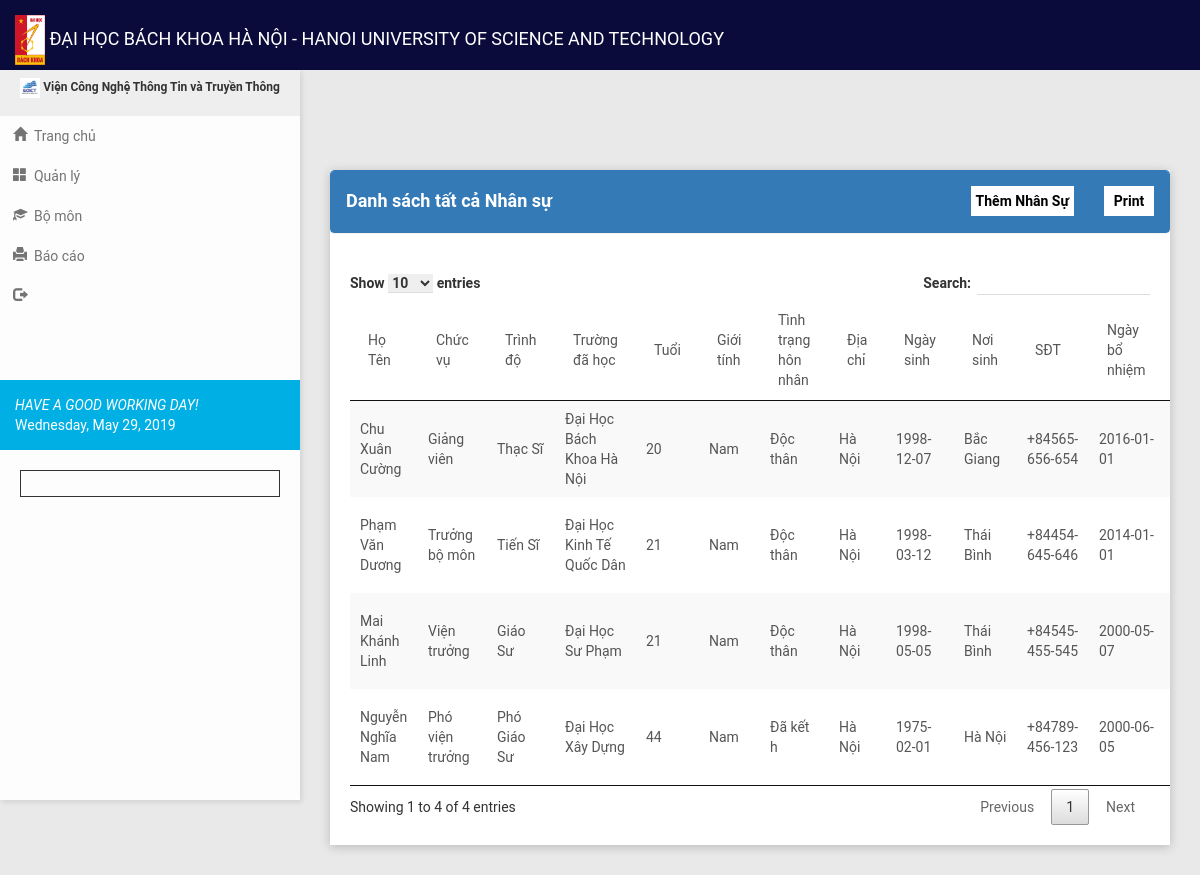
/all_personnel.php, run on the app's committed database.
### tables this page shows
CREATE TABLE `tbl_personnel` (
  `per_id` int(6) NOT NULL,
  `per_firstname` varchar(20) NOT NULL,
  `per_middlename` varchar(20) NOT NULL,
  `per_lastname` varchar(20) NOT NULL,
  `pos_id` int(3) NOT NULL,
  `per_gender` varchar(20) NOT NULL,
  `per_status` varchar(20) NOT NULL,
  `per_address` varchar(150) NOT NULL,
  `per_date_of_birth` date NOT NULL,
  `per_place_of_birth` varchar(150) NOT NULL,
  `per_date_of_original_appointment` date NOT NULL,
  `per_campus` varchar(50) NOT NULL,
  `per_employee_status` varchar(50) NOT NULL,
  `dept_id` int(5) NOT NULL,
  `per_contact_no` varchar(20) NOT NULL,
  `rank_id` int(3) NOT NULL,
  `bs_name` varchar(50) NOT NULL,
  `bs_year` year(4) NOT NULL,
  `bs_school` varchar(50) NOT NULL,
  `ms_name` varchar(50) NOT NULL,
  `ms_with_unit` varchar(50) NOT NULL,
  `ms_year` year(4) NOT NULL,
  `ms_school` varchar(50) NOT NULL,
  `dr_name` varchar(50) NOT NULL,
  `dr_year` year(4) NOT NULL,
  `dr_with_unit` varchar(50) NOT NULL,
  `dr_school` varchar(50) NOT NULL,
  `other_degree` varchar(50) NOT NULL,
  `other_year` year(4) NOT NULL,
  `other_school` varchar(50) NOT NULL,
  `per_image` varchar(1000) NOT NULL,
  `date_modified` date NOT NULL,
  `gass_id` int(11) NOT NULL
);

CREATE TABLE `tbl_gass_rank` (
  `gass_id` int(3) NOT NULL,
  `gass_name` varchar(50) NOT NULL
);

CREATE TABLE `tbl_academic_rank` (
  `rank_id` int(3) NOT NULL,
  `rank_name` varchar(50) NOT NULL
);

CREATE TABLE `tbl_department` (
  `dept_id` int(3) NOT NULL,
  `dept_name` varchar(75) NOT NULL
);

### all_personnel.php (the view, shortened to what this page needs)
<?php
include("header.php");
?>
 <section class="content">
        <div class="container-fluid">
            <div class="row clearfix">
                <div class="col-lg-12 col-md-12 col-sm-12 col-xs-12">
                    <div class="card">
                        <div class = "panel panel-primary">
                            <div class = "panel-heading">
                                <h4>Danh sách tất cả Nhân sự</h4>
                                <a href="add_personnel.php">
                                    <input type="button" value="Thêm Nhân Sự" class="print btn-default" style="margin-right: 80px; width: auto;">
                                </a>
                                <a href="print_all_campus.php">
                                    <input type="button" value="Print" class="print">
                                </a>
                            </div>
                        </div>
                        <div id="print">
                            <div class = "scroll">
                            <div class="body">
                                <table id = "example" class = "stripe" cellspacing = "0" >
                                <thead>
                                    <tr>
                                        <td>Họ Tên</td>
                                        <td>Chức vụ</td>
                                        <td>Trình độ</td>
                                        <td>Trường đã học</td>
                                        <td>Tuổi</td>
                                        <td>Giới tính</td>
                                        <td>Tình trạng hôn nhân</td>
                                        <td>Địa chỉ</td>
                                        <td>Ngày sinh</td>
                                        <td>Nơi sinh</td>
                                        <td>SĐT</td>
                                        <td>Ngày bổ nhiệm</td>
                                        <td>Bằng cử nhân</td>
                                    </tr>
                                </thead>
                                <tbody>
                                  <?php
                                    include('connect.php');
                                    $display = $con->prepare("SELECT * FROM tbl_personnel "
                                            . "LEFT JOIN tbl_gass_rank ON tbl_personnel.gass_id = tbl_gass_rank.gass_id LEFT JOIN tbl_academic_rank ON tbl_personnel.rank_id = tbl_academic_rank.rank_id "
                                            . "LEFT JOIN tbl_department ON tbl_personnel.dept_id = tbl_department.dept_id ORDER BY per_id ASC");
                                    $display->execute();
                                    $fetch = $display->fetchAll();
                                      foreach($fetch as $key => $row) {
                                        $bday = $row["per_date_of_birth"];
                                        $date = new DateTime($bday);
                                        $now = new DateTime();
                                        $difference = $date->diff($now)->format('%y');
                                  ?>
                                  <tr>
                                  <td><?php echo $row['per_lastname']." ".$row['per_middlename']." ".$row['per_firstname']; ?></td>
                                  <td values="<?php echo $row['gass_id']; ?>"><?php echo $row['gass_name']; ?></td>
                                  <td values="<?php echo $row['rank_id']; ?>"><?php echo $row['rank_name']; ?></td>
                                  <td values="<?php echo $row['dept_id']; ?>"><?php echo $row['dept_name']; ?></td>
                                  <td><?php echo $difference;?></td>
                                  <td><?php echo $row['per_gender']; ?></td>
                                  <td><?php echo $row['per_status']; ?></td>
                                  <td><?php echo $row['per_address']; ?></td>
                                  <td><?php echo $row['per_date_of_birth']; ?></td>
                                  <td><?php echo $row['per_place_of_birth']; ?></td>
                                  <td><?php echo $row['per_contact_no']; ?></td>
                                  <td><?php echo $row['per_date_of_original_appointment']; ?></td>
                                  <td><?php echo $row['bs_name']; ?></td>
                                </tr>
                                     <?php
                                     } ?>
                                </tbody>
                            </table>
                        </div>
                      </div>
                    </div>
                </div>
             </div>
         </div>
    </div>
</section>
<?php
include("script.php");
?>

### css/style1.css (style rules this page uses)
a .print { float:right; margin-top: -35px; background-color: #fff; padding: 5px; color: #000; border: none; width: 50px; font-weight: bold; }

### assets/css/style.css (style rules this page uses)
.print { float: right; border: 1px solid #4caf50; padding: 2px 10px 2px 10px; text-decoration: none; color: #000; background-color: #f44336; }
.scroll { overflow-x: scroll; }

### data on the page
tbl_personnel: per_lastname "Chu", per_middlename "Xuân", per_firstname "Cường", gass.gass_name "Giảng viên", rank.rank_name "Thạc Sĩ", dept.dept_name "Đại Học Bách Khoa Hà Nội", per_gender "Nam", per_status "Độc thân", per_address "Hà Nội", per_date_of_birth "1998-12-07", per_place_of_birth "Bắc Giang", per_contact_no "+84565-656-654", per_date_of_original_appointment "2016-01-01"
tbl_personnel: per_lastname "Phạm", per_middlename "Văn", per_firstname "Dương", gass.gass_name "Trưởng bộ môn", rank.rank_name "Tiến Sĩ", dept.dept_name "Đại Học Kinh Tế Quốc Dân", per_gender "Nam", per_status "Độc thân", per_address "Hà Nội", per_date_of_birth "1998-03-12", per_place_of_birth "Thái Bình", per_contact_no "+84454-645-646", per_date_of_original_appointment "2014-01-01"
tbl_personnel: per_lastname "Mai", per_middlename "Khánh", per_firstname "Linh", gass.gass_name "Viện trưởng", rank.rank_name "Giáo Sư", dept.dept_name "Đại Học Sư Phạm", per_gender "Nam", per_status "Độc thân", per_address "Hà Nội", per_date_of_birth "1998-05-05", per_place_of_birth "Thái Bình", per_contact_no "+84545-455-545", per_date_of_original_appointment "2000-05-07"
tbl_personnel: per_lastname "Nguyễn", per_middlename "Nghĩa", per_firstname "Nam", gass.gass_name "Phó viện trưởng", rank.rank_name "Phó Giáo Sư", dept.dept_name "Đại Học Xây Dựng", per_gender "Nam", per_status "Đã kết h", per_address "Hà Nội", per_date_of_birth "1975-02-01", per_place_of_birth "Hà Nội", per_contact_no "+84789-456-123", per_date_of_original_appointment "2000-06-05"
